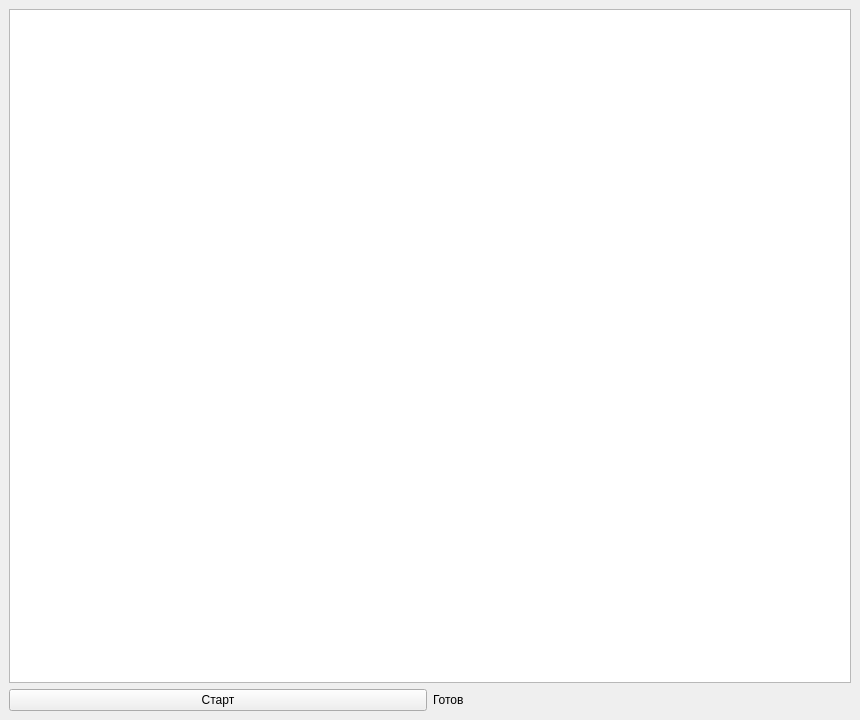
<?xml version="1.0" encoding="UTF-8"?>
<ui version="4.0">
 <class>MainWindow</class>
 <widget class="QMainWindow" name="MainWindow">
  <property name="geometry">
   <rect>
    <x>0</x>
    <y>0</y>
    <width>860</width>
    <height>720</height>
   </rect>
  </property>
  <property name="windowTitle">
   <string>Симулятор БПЛА</string>
  </property>
  <widget class="QWidget" name="centralwidget">
   <layout class="QVBoxLayout" name="verticalLayout">
    <item>
     <widget class="QGraphicsView" name="graphicsView">
      <property name="minimumSize">
       <size>
        <width>820</width>
        <height>620</height>
       </size>
      </property>
     </widget>
    </item>
    <item>
     <layout class="QHBoxLayout" name="horizontalLayout">
      <item>
       <widget class="QPushButton" name="btnStart">
        <property name="text">
         <string>Старт</string>
        </property>
       </widget>
      </item>
      <item>
       <widget class="QLabel" name="labelStatus">
        <property name="text">
         <string>Готов</string>
        </property>
       </widget>
      </item>
     </layout>
    </item>
   </layout>
  </widget>
 </widget>
 <resources/>
 <connections/>
</ui>
